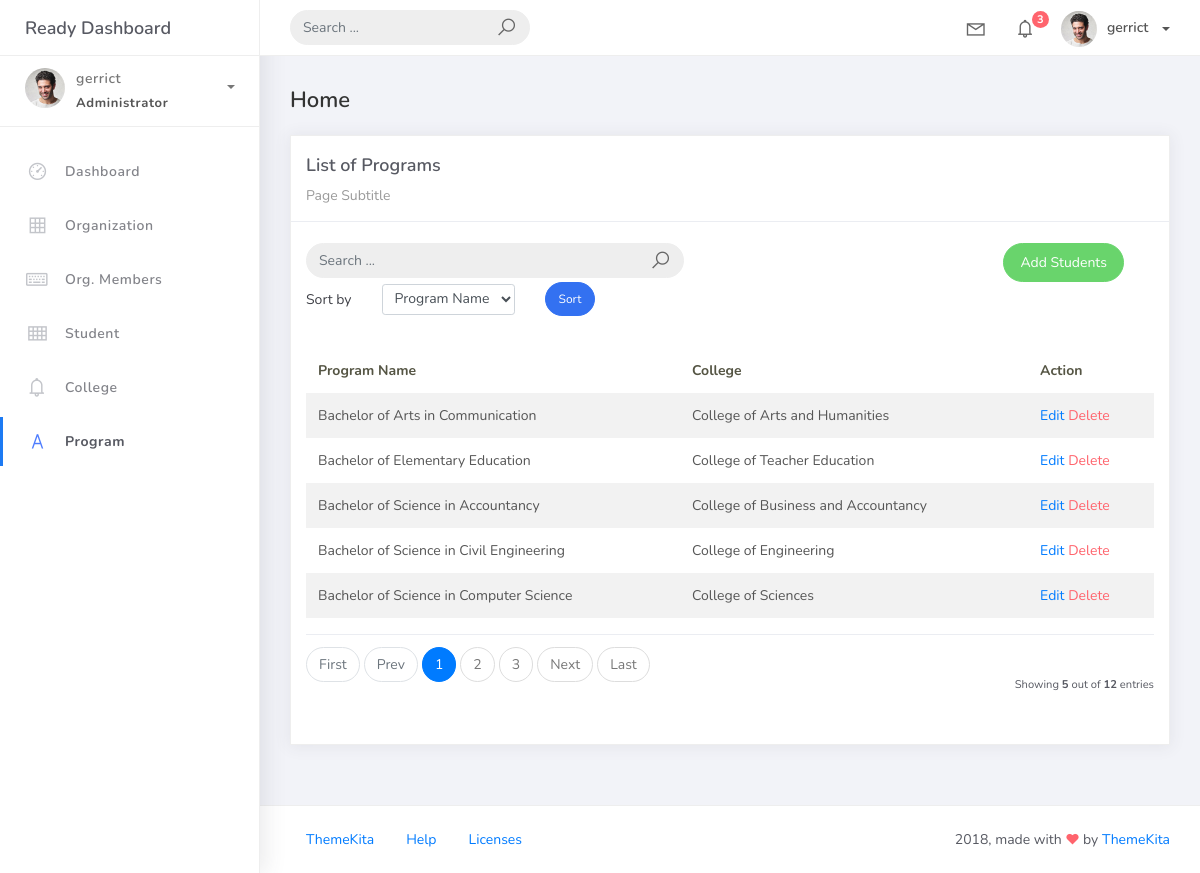
/program/ (signed in), run on the app's committed database.
### studentorg/models.py (models this page shows, shortened)
class BaseModel(models.Model):
    created_at = models.DateTimeField(auto_now_add=True, db_index=True)
    updated_at = models.DateTimeField(auto_now=True)
    class Meta:
        abstract = True

class Program(BaseModel):
    prog_name = models.CharField(max_length=150)
    college = models.ForeignKey(College, on_delete=models.CASCADE)

class College(BaseModel):
    college_name = models.CharField(max_length=150)
    def __str__(self):
        return self.college_name

### studentorg/views.py (the view)
# urls.py: path('program/', ProgramListView.as_view(), name='program-list'),
class ProgramListView(LoginRequiredMixin, ListView):
    model = Program
    template_name = 'program_list.html'
    paginate_by = 5
    def get_queryset(self):
        qs = super().get_queryset()
        query = self.request.GET.get('q')
        if query:
            qs = qs.filter(
                Q(prog_name__icontains=query) |
                Q(college__college_name__icontains=query)
            )
        return qs.order_by(self.get_ordering())
    def get_ordering(self):
        allowed = ["prog_name", "college__college_name"]
        sort_by = self.request.GET.get("sort_by")
        if sort_by in allowed:
            return sort_by
        return "prog_name"

### templates/program_list.html (shortened to what this page needs)
{% extends 'base.html' %}
{% load static %}
{% block content %}
<div class="content">
    <div class="container-fluid">
        <h4 class="page-title">Home</h4>
        <div class="row">
            <div class="col-md-12">
                <div class="card">
                    <div class="card-header">
                        <div class="card-title">List of Programs</div>
                        <div class="card-category">Page Subtitle</div>
                    </div>
                    <br />
                    <div class="col-md-12 row">
                        <div class="col-md-6">
                            <form class="navbar-left navbar-form nav-search mr-md-3" action="">
                                <div class="input-group">
                                    <input type="text" placeholder="Search ..." class="form-control" />
                                    <div class="input-group-append">
                                        <span class="input-group-text">
                                            <i class="la la-search search-icon"></i>
                                        </span>
                                    </div>
                                </div>
                            </form>
                        </div>
                        <div class="col-md-6">
                            <div class="pull-right">
                                <a href="{% url 'program-add' %}" class="btn btn-success btn-rounded">Add Students</a>
                            </div>
                        </div>
                    </div>
                    <div class="col-md-12">
                        <form method="get" class="row g-2 align-items-center">
                            <div class="col-auto">
                                <label for="smallSelect" class="col-form-label">Sort by</label>
                            </div>
                            <div class="col-auto">
                                <select class="form-control form-control-sm" id="smallSelect" name="sort_by">
                                    <option value="prog_name" {% if request.GET.sort_by == "prog_name" %}selected{% endif %}>
                                        Program Name
                                    </option>
                                </select>
                            </div>
                            <div class="col-auto">
                                <button type="submit" class="btn btn-primary btn-sm btn-rounded">Sort</button>
                            </div>
                        </form>
                    </div>
                    <div class="card-body">
                        <table class="table table-striped mt-3">
                            <thead>
                                <tr>
                                    <th scope="col">Program Name</th>
                                    <th scope="col">College</th>
                                    <th scope="col">Action</th>
                                </tr>
                            </thead>
                            <tbody>
                                {% for object in object_list %}
                                    <tr>
                                        <td>{{ object.prog_name }}</td>
                                        <td>{{ object.college }}</td>
                                        <td>
                                            <a href="{% url 'program-update' object.pk %}">Edit</a>
                                            <a href="{% url 'program-delete' object.pk %}" class="text-danger">Delete</a>
                                        </td>
                                    </tr>
                                {% empty %}
                                    <tr>
                                        <td colspan="4" style="text-align: center">
                                            <p class="text-sm font-weight-bold mb-0">No Records Found</p>
                                        </td>
                                    </tr>
                                {% endfor %}
                            </tbody>
                        </table>
                        {% include 'includes/pagination.html' %}
                    </div>
                </div>
            </div>
        </div>
    </div>
</div>
{% endblock %}

### templates/base.html (shortened to what this page needs)
{% load static %}
<!DOCTYPE html>
<html>
<head>
	<link rel="stylesheet" href="{% static 'css/bootstrap.min.css' %}">
	<link rel="stylesheet" href="{% static 'css/ready.css' %}">
	<link rel="stylesheet" href="{% static 'css/demo.css' %}">
</head>
<body>
	<div class="wrapper">
		<div class="main-header">
			<div class="logo-header">
				<a href="{% url 'home' %}" class="logo">
					Ready Dashboard
				</a>
			</div>
			<nav class="navbar navbar-header navbar-expand-lg">
				<div class="container-fluid">
					<form class="navbar-left navbar-form nav-search mr-md-3" action="">
						<div class="input-group">
							<input type="text" placeholder="Search ..." class="form-control">
							<div class="input-group-append">
								<span class="input-group-text">
									<i class="la la-search search-icon"></i>
								</span>
							</div>
						</div>
					</form>
					<ul class="navbar-nav topbar-nav ml-md-auto align-items-center">
						<li class="nav-item dropdown hidden-caret">
							<a class="nav-link dropdown-toggle" href="#" id="navbarDropdown" role="button" data-toggle="dropdown" aria-haspopup="true" aria-expanded="false">
								<i class="la la-envelope"></i>
							</a>
						</li>
						<li class="nav-item dropdown hidden-caret">
							<a class="nav-link dropdown-toggle" href="#" id="navbarDropdown" role="button" data-toggle="dropdown" aria-haspopup="true" aria-expanded="false">
								<i class="la la-bell"></i>
								<span class="notification">3</span>
							</a>
						</li>
						<li class="nav-item dropdown">
							<a class="dropdown-toggle profile-pic" data-toggle="dropdown" href="#" aria-expanded="false"> <img src="{% static 'img/profile.jpg' %}" alt="user-img" width="36" class="img-circle"><span>{{ request.user.username }}</span></span> </a>
							</li>
						</ul>
					</div>
				</nav>
			</div>
			<div class="sidebar">
				<div class="scrollbar-inner sidebar-wrapper">
					<div class="user">
						<div class="photo">
							<img src="{% static 'img/profile.jpg' %}">
						</div>
						<div class="info">
							<a class="" data-toggle="collapse" href="#collapseExample" aria-expanded="true">
								<span>
									{{ request.user.username }}
									<span class="user-level">Administrator</span>
									<span class="caret"></span>
								</span>
							</a>
						</div>
					</div>
					<ul class="nav">
						<li class="nav-item">
							<a href="{% url 'home' %}">
								<i class="la la-dashboard"></i>
								<p>Dashboard</p>
							</a>
						</li>
						<li class="nav-item">
							<a href="{% url 'organization-list' %}">
								<i class="la la-table"></i>
								<p>Organization</p>
							</a>
						</li>
						<li class="nav-item">
							<a href="{% url 'orgmember-list' %}">
								<i class="la la-keyboard-o"></i>
								<p>Org. Members</p>
							</a>
						</li>
						<li class="nav-item">
							<a href="{% url 'student-list' %}">
								<i class="la la-th"></i>
								<p>Student</p>
							</a>
						</li>
						<li class="nav-item">
							<a href="{% url 'college-list' %}">
								<i class="la la-bell"></i>
								<p>College</p>
							</a>
						</li>
						<li class="nav-item active">
							<a href="{% url 'program-list' %}">
								<i class="la la-font"></i>
								<p>Program</p>
							</a>
						</li>
					</ul>
				</div>
			</div>
			<div class="main-panel">
				{% block content %}
                {% endblock %}
				<footer class="footer">
					<div class="container-fluid">
						<nav class="pull-left">
							<ul class="nav">
								<li class="nav-item">
									<a class="nav-link" href="http://www.themekita.com">
										ThemeKita
									</a>
								</li>
								<li class="nav-item">
									<a class="nav-link" href="#">
										Help
									</a>
								</li>
								<li class="nav-item">
									<a class="nav-link" href="https://themewagon.com/license/#free-item">
										Licenses
									</a>
								</li>
							</ul>
						</nav>
						<div class="copyright ml-auto">
							2018, made with <i class="la la-heart heart text-danger"></i> by <a href="http://www.themekita.com">ThemeKita</a>
						</div>
					</div>
				</footer>
			</div>
		</div>
</body>
</html>

### data on the page
Program: prog_name "Bachelor of Arts in Communication", college "College of Arts and Humanities"
Program: prog_name "Bachelor of Elementary Education", college "College of Teacher Education"
Program: prog_name "Bachelor of Science in Accountancy", college "College of Business and Accountancy"
Program: prog_name "Bachelor of Science in Civil Engineering", college "College of Engineering"
Program: prog_name "Bachelor of Science in Computer Science", college "College of Sciences"

### other printed values
{{ request.user.username }} "gerrict"
{{ page_num }} "1"
{{ page_num }} "2" "3"
{{ object_list.count }} "5"
{{ paginator.count }} "12"
